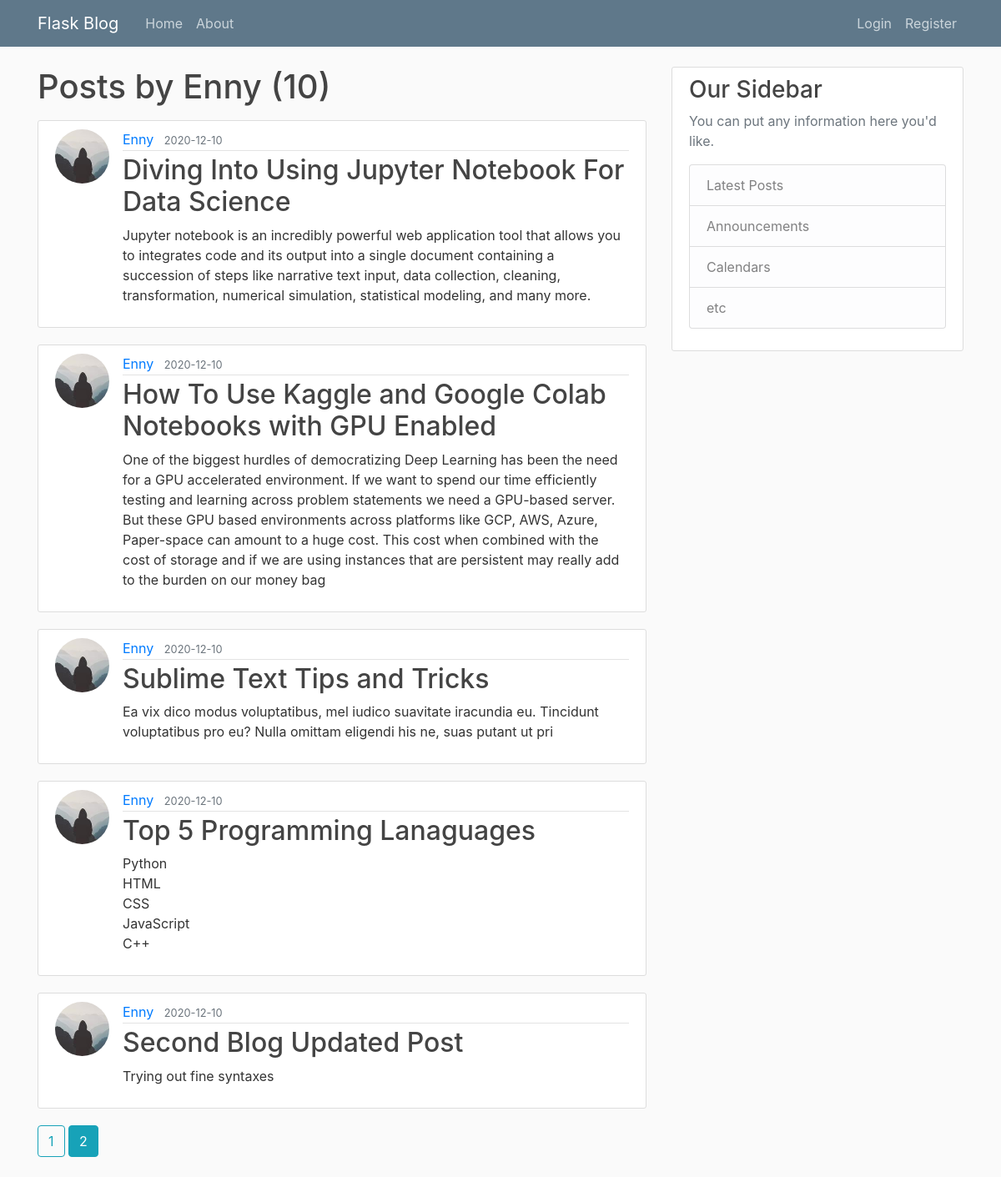
The app's page /user/Enny?page=2 with its own data.
### flaskblog/models.py (models this page shows, shortened)
class User(db.Model, UserMixin):
	id= db.Column(db.Integer, primary_key= True)
	username= db.Column(db.String(20), unique= True, nullable= False)
	email= db.Column(db.String(120), unique= True, nullable= False)
	image= db.Column(db.String(20), nullable= False, default= 'default.jpg')
	password= db.Column(db.String(60), nullable= False)
	posts= db.relationship('Post', backref= 'author', lazy= True)

class Post(db.Model):
	id= db.Column(db.Integer, primary_key= True)
	title= db.Column(db.String(100), nullable= False)
	date_posted= db.Column(db.DateTime, nullable= False, default= datetime.utcnow)
	content= db.Column(db.Text, nullable= False)
	user_id= db.Column(db.Integer, db.ForeignKey('user.id'), nullable= False)

### flaskblog/users/routes.py (the view)
@users.route("/user/<string:username>")
def user_posts(username):
	page= request.args.get('page', 1, type= int)
	user= User.query.filter_by(username= username).first_or_404()
	posts= Post.query.filter_by(author= user)\
		.order_by(Post.date_posted.desc())\
		.paginate(page= page, per_page= 5)
	return render_template('user_post.html', posts= posts, user= user)

### flaskblog/templates/user_post.html (shortened to what this page needs)
{% extends "layout.html" %}
{% block content %}
	<h1 class= "mb-3"> Posts by {{ user.username }} ({{ posts.total }})</h1>
	{% for post in posts.items %}
		<article class="media content-section">
			<img class= "rounded-circle article-img" src="{{ url_for('static', filename= 'profile_pic/' + post.author.image) }}">
		  <div class="media-body">
		    <div class="article-metadata">
		      <a class="mr-2" href="{{ url_for('users.user_posts', username= post.author.username) }}">{{ post.author.username }}</a>
		      <small class="text-muted">{{ post.date_posted.strftime('%Y-%m-%d') }}</small>
		    </div>
		    <h2><a class="article-title" href="{{ url_for('posts.post', post_id = post.id) }}">{{ post.title }}</a></h2>
		    <p class="article-content">{{ post.content }}</p>
		  </div>
		</article>
	{% endfor %}
	{% for page_num in posts.iter_pages(left_edge= 1, right_edge= 1, left_current= 1, right_current= 2) %}
		{% if page_num %}
		  {% if posts.page == page_num %}
			<a class= "btn btn-info mb-4" href="{{ url_for('users.user_posts', username= user.username, page= page_num) }}">{{ page_num }}</a>
		  {% else %}
		    <a class= "btn btn-outline-info mb-4" href="{{ url_for('users.user_posts', username= user.username, page= page_num) }}">{{ page_num }}</a>
		  {% endif %}
		{% endif %}
	{% endfor%}
{% endblock %}

### flaskblog/static/main.css (style rules this page uses)
body { background: #fafafa; color: #333333; margin-top: 5rem; }
h1, h2, h3, h4, h5, h6 { color: #444444; }
.content-section { background: #ffffff; padding: 10px 20px; border: 1px solid #dddddd; border-radius: 3px; margin-bottom: 20px; }
.article-title { color: #444444; }
.article-content { white-space: pre-line; }
.article-img { height: 65px; width: 65px; margin-right: 16px; }
.article-metadata { padding-bottom: 1px; margin-bottom: 4px; border-bottom: 1px solid #e3e3e3 }

### records on screen
User: username "Enny"
Post: image (picture), author.username "Enny", date_posted "2020-12-10", title "Diving Into Using Jupyter Notebook For Data Science", content "Jupyter notebook is an incredibly powerful web application tool that allows you to integrates code and its output into a single document containing a succession of steps like narrative text input, data collection, cleaning, transformation, numerical simulation, statistical modeling, and many more."
Post: image (picture), author.username "Enny", date_posted "2020-12-10", title "How To Use Kaggle and Google Colab Notebooks with GPU Enabled", content "One of the biggest hurdles of democratizing Deep Learning has been the need for a GPU accelerated environment. If we want to spend our time efficiently testing and learning across problem statements we need a GPU-based server. But these GPU based environments across platforms like GCP, AWS, Azure, Paper-space can amount to a huge cost. This cost when combined with the cost of storage and if we are using instances that are persistent may really add to the burden on our money bag"
Post: image (picture), author.username "Enny", date_posted "2020-12-10", title "Sublime Text Tips and Tricks", content "Ea vix dico modus voluptatibus, mel iudico suavitate iracundia eu. Tincidunt voluptatibus pro eu? Nulla omittam eligendi his ne, suas putant ut pri"
Post: image (picture), author.username "Enny", date_posted "2020-12-10", title "Top 5 Programming Lanaguages", content "Python HTML CSS JavaScript C++"
Post: image (picture), author.username "Enny", date_posted "2020-12-10", title "Second Blog Updated Post", content "Trying out fine syntaxes"

### other values on screen
{{ posts.total }} "10"
{{ page_num }} "1"
{{ page_num }} "2"
